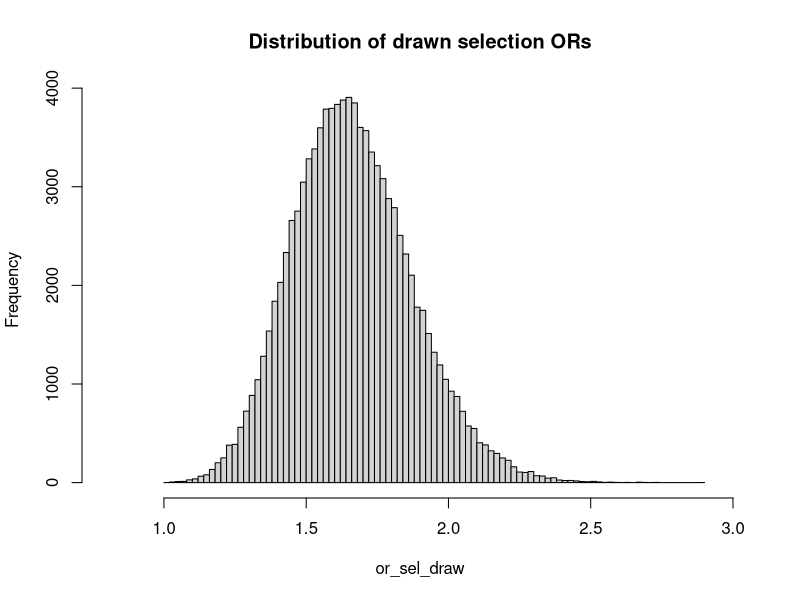
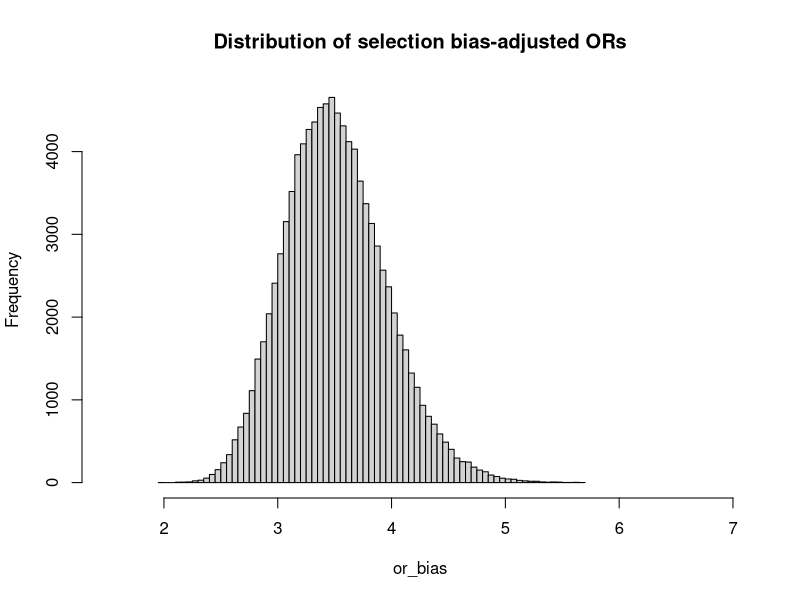

Write the R code that produced these figures, in order.
# DiForti - probabilistic bias analysis for selection bias
# - Tom Ahern (02tahern@med.uvm.edu)
# - 2020-02-19

rm(list=ls())
cat("\014") # clears console

# - probabilistic bias analysis 
# - use log-normal distribution for selection odds ratio

# DiForti et. al. observed data
a <- 266
b <- 635
c <- 84
d <- 1153

or_crude <- (a/c)/(b/d)
se_crude <- sqrt(1/a+1/b+1/c+1/d)

# user-defined selection proportions in joint exposure (x) and outcome (y) categories
x1y1 <- 0.58
x1y0 <- 0.18
x0y1 <- 0.60
x0y0 <- 0.31

# calculate the bias factor
or_sel <- (x1y1/x1y0)/(x0y1/x0y0)
sd <- 0.21 # adopting value used by DiForti, but can be modified

# calculate location and shape to use with rlnorm
# https://msalganik.wordpress.com/2017/01/21/making-sense-of-the-rlnorm-function-in-r/
location <- log(or_sel^2 / sqrt(sd^2 + or_sel^2))
shape <- sqrt(log(1 + (sd^2 / or_sel^2)))

# draw or.sel values from the distribution, display, and summarize
set.seed(2718)
niter <- 100000
or_sel_draw <- rlnorm(niter, location, shape)
hist(or_sel_draw, breaks=100, xlim=c(0.8, 3), main="Distribution of drawn selection ORs")
summary(or_sel_draw)

# calculate vector of bias-adjusted odds ratios
or_bias <- or_crude/or_sel_draw
hist(or_bias, breaks=100, xlim=c(1.5,7), main="Distribution of selection bias-adjusted ORs")
summary(or_bias)

# re-incorporate random error
rannorm <- rnorm(niter, mean=0, sd=1)
or_bias_rand <- exp(log(or_bias) + se_crude*rannorm)
summary(or_bias_rand)

# get 2.5th, 50th, and 97.5th percentiles
cat("Systematic error:", "\n")
quantile(or_bias, probs=c(0.025, 0.5, 0.975))

cat("Systematic + random error:", "\n")
quantile(or_bias_rand, probs=c(0.025, 0.5, 0.975))